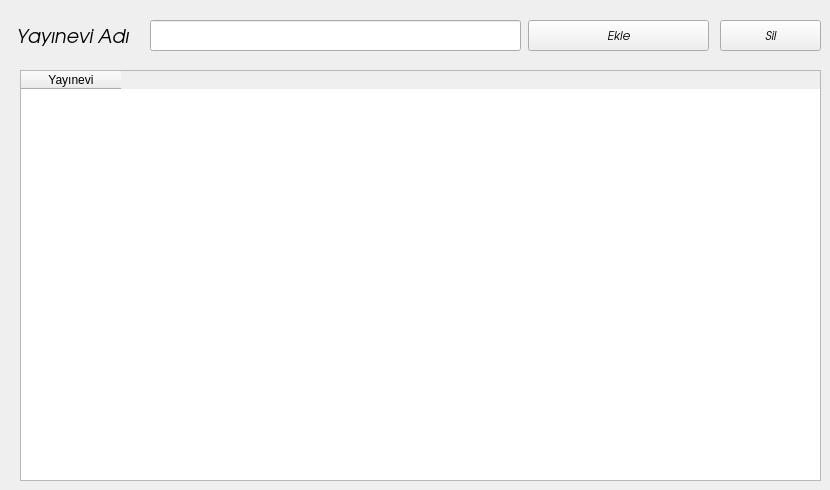
      <widget class="QWidget" name="tab_15">
       <attribute name="title">
        <string>Yayınevi</string>
       </attribute>
       <widget class="QTableWidget" name="tableWidget_2">
        <property name="geometry">
         <rect>
          <x>20</x>
          <y>70</y>
          <width>801</width>
          <height>411</height>
         </rect>
        </property>
        <column>
         <property name="text">
          <string>Yayınevi</string>
         </property>
        </column>
       </widget>
       <widget class="QPushButton" name="pushButton_18">
        <property name="geometry">
         <rect>
          <x>528</x>
          <y>20</y>
          <width>181</width>
          <height>31</height>
         </rect>
        </property>
        <property name="font">
         <font>
          <family>URW Gothic L</family>
          <italic>true</italic>
         </font>
        </property>
        <property name="text">
         <string>Ekle</string>
        </property>
       </widget>
       <widget class="QLineEdit" name="lineEdit_31">
        <property name="geometry">
         <rect>
          <x>150</x>
          <y>20</y>
          <width>371</width>
          <height>31</height>
         </rect>
        </property>
       </widget>
       <widget class="QLabel" name="label_54">
        <property name="geometry">
         <rect>
          <x>16</x>
          <y>20</y>
          <width>121</width>
          <height>31</height>
         </rect>
        </property>
        <property name="font">
         <font>
          <family>URW Gothic L</family>
          <pointsize>14</pointsize>
          <italic>true</italic>
         </font>
        </property>
        <property name="text">
         <string>Yayınevi Adı</string>
        </property>
       </widget>
       <widget class="QPushButton" name="pushButton_28">
        <property name="geometry">
         <rect>
          <x>720</x>
          <y>20</y>
          <width>101</width>
          <height>31</height>
         </rect>
        </property>
        <property name="font">
         <font>
          <family>URW Gothic L</family>
          <italic>true</italic>
         </font>
        </property>
        <property name="text">
         <string>Sil</string>
        </property>
       </widget>
      </widget>
